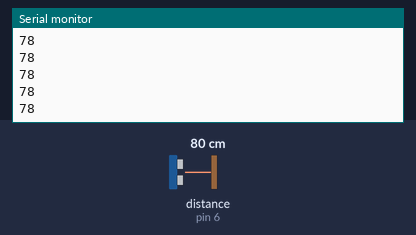
Bench run of a sketch on a simulated Arduino Uno, built with avr-gcc and run on an emulated ATmega328P. On the bench: the last lines printed to the serial monitor. Wiring (inferred from the names in the program): ultrasonic range finder: trigger pin 7; echo pin 6. Inputs (shaded band) come from the test bench; at power-on: distance to the obstacle (sensor on pin 6) 80 cm. The echo pulse lasts 58.3 µs per cm.

Above: at 1.2 s.
1.3 s: distance to the obstacle (sensor on pin 6) set to 2 cm
At 2.1 s:
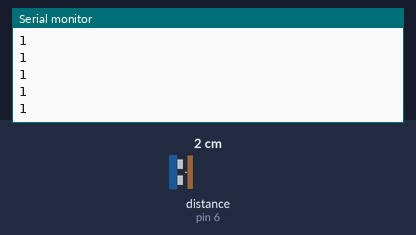
2.8 s: distance to the obstacle (sensor on pin 6) set to 4 cm
At 3.3 s:
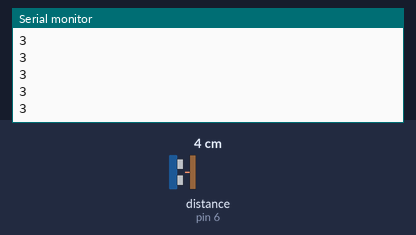
Timing chart, 0 to 5.8 s (numbered marks = the images above; inputs shaded):
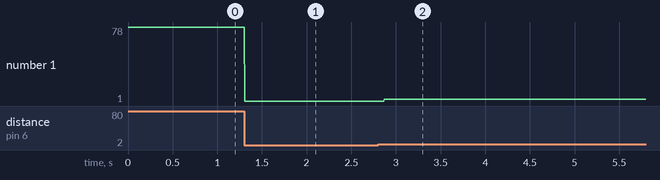

Measured:
- after the input at 1.3 s, the serial monitor: prints a new line at once (image 1)
- after the input at 2.8 s, the serial monitor: prints a new line after 0.07 s (image 2)
- plotted number 1: 78 → 1 after the input at 1.3 s, 1 → 3 after the input at 2.8 s

The sketch:

Test.ino
```cpp
/*
   * Ultrasonic Sensor HC-SR05/4 and Arduino
    * by Hanie Kiani
*  https://electropeak.com/learn
    */
long duration;
    int distance;

    const int trig = 7;
    const int echo = 6;


    void setup() {
    pinMode(trig, OUTPUT); // Sets the trigPin as an Output
    pinMode(echo, INPUT); // Sets the echoPin as an Input
    Serial.begin(9600); // Starts the serial communication
    }
    void loop() {
       distance = calculateDistance();
Serial.println(distance);

    }
    int calculateDistance(){

  digitalWrite(trig, LOW);
  delayMicroseconds(2);
  // Sets the trigPin on HIGH state for 10 micro seconds
  digitalWrite(trig, HIGH);
  delayMicroseconds(10);
  digitalWrite(trig, LOW);
  duration = pulseIn(echo, HIGH); // Reads the echoPin, returns the sound wave travel time in microseconds
  distance= duration*0.034/2;
  return distance;
}
```
